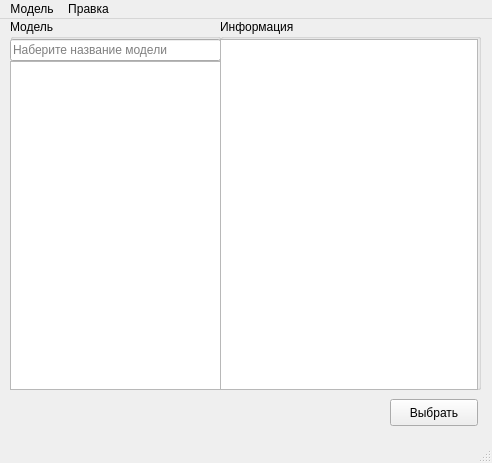
<?xml version="1.0" encoding="UTF-8"?>
<ui version="4.0">
 <class>FormModels</class>
 <widget class="QMainWindow" name="FormModels">
  <property name="geometry">
   <rect>
    <x>0</x>
    <y>0</y>
    <width>492</width>
    <height>463</height>
   </rect>
  </property>
  <property name="windowTitle">
   <string>Редактор моделей</string>
  </property>
  <widget class="QWidget" name="centralwidget">
   <widget class="QGroupBox" name="groupBox_2">
    <property name="geometry">
     <rect>
      <x>10</x>
      <y>0</y>
      <width>211</width>
      <height>371</height>
     </rect>
    </property>
    <property name="title">
     <string>Модель</string>
    </property>
    <widget class="QWidget" name="layoutWidget_2">
     <property name="geometry">
      <rect>
       <x>0</x>
       <y>20</y>
       <width>211</width>
       <height>351</height>
      </rect>
     </property>
     <layout class="QVBoxLayout" name="verticalLayout_3">
      <property name="spacing">
       <number>0</number>
      </property>
      <item>
       <widget class="QLineEdit" name="lnModelsFIlter">
        <property name="text">
         <string/>
        </property>
        <property name="placeholderText">
         <string>Наберите название модели</string>
        </property>
       </widget>
      </item>
      <item>
       <widget class="QListView" name="listModels">
        <property name="editTriggers">
         <set>QAbstractItemView::NoEditTriggers</set>
        </property>
       </widget>
      </item>
     </layout>
    </widget>
   </widget>
   <widget class="QPushButton" name="btnAccept">
    <property name="geometry">
     <rect>
      <x>390</x>
      <y>380</y>
      <width>88</width>
      <height>27</height>
     </rect>
    </property>
    <property name="text">
     <string>Выбрать</string>
    </property>
   </widget>
   <widget class="QGroupBox" name="groupBox_3">
    <property name="geometry">
     <rect>
      <x>220</x>
      <y>0</y>
      <width>261</width>
      <height>371</height>
     </rect>
    </property>
    <property name="title">
     <string>Информация</string>
    </property>
    <widget class="QWidget" name="layoutWidget_3">
     <property name="geometry">
      <rect>
       <x>0</x>
       <y>20</y>
       <width>258</width>
       <height>351</height>
      </rect>
     </property>
     <layout class="QVBoxLayout" name="verticalLayout_4">
      <property name="spacing">
       <number>0</number>
      </property>
      <item>
       <widget class="QTableView" name="tblInfo">
        <property name="editTriggers">
         <set>QAbstractItemView::NoEditTriggers</set>
        </property>
        <property name="showDropIndicator" stdset="0">
         <bool>false</bool>
        </property>
        <attribute name="horizontalHeaderVisible">
         <bool>false</bool>
        </attribute>
        <attribute name="horizontalHeaderStretchLastSection">
         <bool>true</bool>
        </attribute>
        <attribute name="verticalHeaderVisible">
         <bool>false</bool>
        </attribute>
       </widget>
      </item>
     </layout>
    </widget>
   </widget>
  </widget>
  <widget class="QMenuBar" name="menubar">
   <property name="geometry">
    <rect>
     <x>0</x>
     <y>0</y>
     <width>492</width>
     <height>25</height>
    </rect>
   </property>
   <widget class="QMenu" name="menu">
    <property name="title">
     <string>Модель</string>
    </property>
    <widget class="QMenu" name="menu_2">
     <property name="title">
      <string>Новый</string>
     </property>
     <addaction name="action_2"/>
    </widget>
    <addaction name="menu_2"/>
    <addaction name="action_3"/>
   </widget>
   <widget class="QMenu" name="menu_3">
    <property name="title">
     <string>Правка</string>
    </property>
   </widget>
   <addaction name="menu"/>
   <addaction name="menu_3"/>
  </widget>
  <widget class="QStatusBar" name="statusbar"/>
  <action name="action_2">
   <property name="text">
    <string>Тип</string>
   </property>
  </action>
  <action name="action_3">
   <property name="text">
    <string>Выход</string>
   </property>
  </action>
 </widget>
 <resources/>
 <connections/>
</ui>
